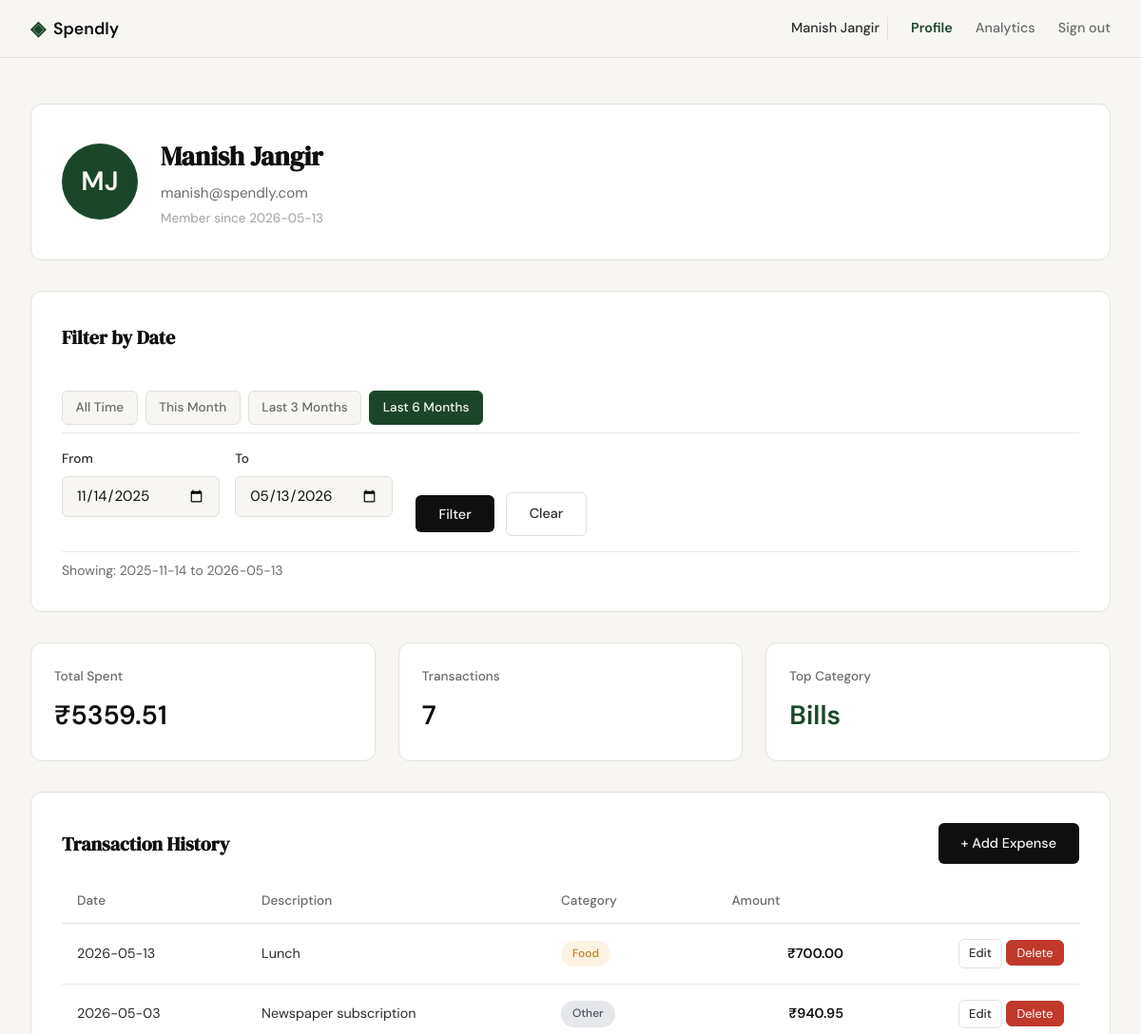
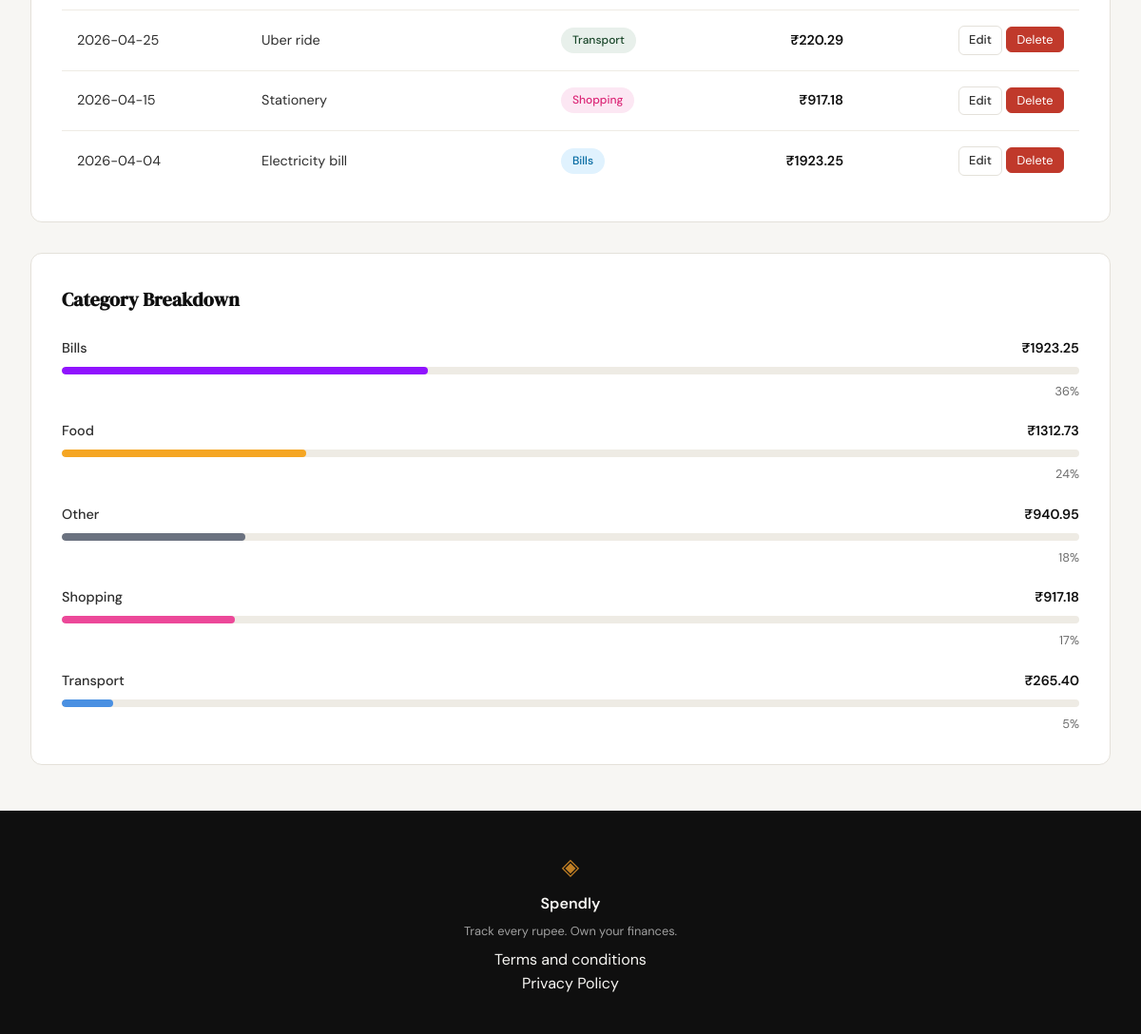
The page /profile?date_from=2025-11-14&date_to=2026-05-13 (signed in) on the database its author committed (2 pictures, top to bottom).
### tables this page shows
CREATE TABLE users (
            id INTEGER PRIMARY KEY AUTOINCREMENT,
            name TEXT NOT NULL,
            email TEXT UNIQUE NOT NULL,
            password_hash TEXT NOT NULL,
            created_at TEXT DEFAULT (datetime('now'))
        );

CREATE TABLE expenses (
            id INTEGER PRIMARY KEY AUTOINCREMENT,
            user_id INTEGER NOT NULL,
            amount REAL NOT NULL,
            category TEXT NOT NULL,
            date TEXT NOT NULL,
            description TEXT,
            created_at TEXT DEFAULT (datetime('now')),
            FOREIGN KEY (user_id) REFERENCES users(id)
        );

### app.py (the view)
@app.route("/profile")
def profile():
    if not session.get("user_id"):
        flash("Please log in to view your profile.", "error")
        return redirect(url_for("login"))
    user_id = session["user_id"]
    date_from = parse_date(request.args.get("date_from", ""))
    date_to = parse_date(request.args.get("date_to", ""))
    if date_from and date_to and date_from > date_to:
        flash("Start date must be before end date.", "error")
        date_from = None
        date_to = None
    today = datetime.now().strftime("%Y-%m-%d")
    this_month_start = datetime.now().replace(day=1).strftime("%Y-%m-%d")
    three_months_ago = (datetime.now() - timedelta(days=90)).strftime("%Y-%m-%d")
    six_months_ago = (datetime.now() - timedelta(days=180)).strftime("%Y-%m-%d")
    active_preset = None
    if date_from == this_month_start and date_to == today:
        active_preset = "this_month"
    elif date_from == three_months_ago and date_to == today:
        active_preset = "last_3_months"
    elif date_from == six_months_ago and date_to == today:
        active_preset = "last_6_months"
    elif not date_from and not date_to:
        active_preset = "all_time"
    conn = get_db()
    cursor = conn.cursor()
    cursor.execute(
        "SELECT id, name, email, created_at FROM users WHERE id = ?", (user_id,)
    )
    user_row = cursor.fetchone()
    user = {
        "name": user_row["name"],
        "email": user_row["email"],
        "member_since": user_row["created_at"][:10] if user_row else "Unknown",
    }
    stats = get_summary_stats(cursor, user_id, date_from, date_to)
    transactions = get_recent_transactions(
        cursor, user_id, limit=5, date_from=date_from, date_to=date_to
    )
    categories = get_category_breakdown(cursor, user_id, date_from, date_to)
    conn.close()
    return render_template(
        "profile.html",
        user=user,
        stats=stats,
        transactions=transactions,
        categories=categories,
        date_from=date_from or "",
        date_to=date_to or "",
        active_preset=active_preset,
        this_month_start=this_month_start,
        three_months_ago=three_months_ago,
        six_months_ago=six_months_ago,
        today=today,
    )

### app.py (called while the page is built)
def parse_date(value):
    if not value or not value.strip():
        return None
    try:
        datetime.strptime(value.strip(), "%Y-%m-%d")
        return value.strip()
    except ValueError:
        return None

### database/db.py (called while the page is built)
def get_db():
    conn = sqlite3.connect(DATABASE)
    conn.row_factory = sqlite3.Row
    conn.execute("PRAGMA foreign_keys = ON")
    return conn

### templates/profile.html (shortened to what this page needs)
{% extends "base.html" %}
{% block content %}
<div class="profile-container">
    <div class="profile-card">
        <div class="profile-header">
            <div class="profile-avatar">
                {{ user.name[0]|upper }}{{ user.name.split()[-1][0]|upper if ' ' in user.name else '' }}
            </div>
            <div class="profile-info">
                <h1 class="profile-name">{{ user.name }}</h1>
                <p class="profile-email">{{ user.email }}</p>
                <p class="profile-member">Member since {{ user.member_since }}</p>
            </div>
        </div>
    </div>
    <div class="profile-card filter-section">
        <h2 class="section-title">Filter by Date</h2>
        <div class="filter-presets">
            <a href="{{ url_for('profile') }}" class="btn-preset {{ 'active' if active_preset == 'all_time' else '' }}">All Time</a>
            <a href="{{ url_for('profile', date_from=this_month_start, date_to=today) }}" class="btn-preset {{ 'active' if active_preset == 'this_month' else '' }}">This Month</a>
            <a href="{{ url_for('profile', date_from=three_months_ago, date_to=today) }}" class="btn-preset {{ 'active' if active_preset == 'last_3_months' else '' }}">Last 3 Months</a>
            <a href="{{ url_for('profile', date_from=six_months_ago, date_to=today) }}" class="btn-preset {{ 'active' if active_preset == 'last_6_months' else '' }}">Last 6 Months</a>
        </div>
        <form method="GET" action="{{ url_for('profile') }}" class="date-filter-form">
            <div class="filter-inputs">
                <div class="form-group">
                    <label for="date_from">From</label>
                    <input type="date" id="date_from" name="date_from" value="{{ date_from }}" class="form-input">
                </div>
                <div class="form-group">
                    <label for="date_to">To</label>
                    <input type="date" id="date_to" name="date_to" value="{{ date_to }}" class="form-input">
                </div>
            </div>
            <div class="filter-actions">
                <button type="submit" class="btn-primary">Filter</button>
                <a href="{{ url_for('profile') }}" class="btn-ghost">Clear</a>
            </div>
        </form>
        {% if date_from and date_to %}
        <p class="filter-active">Showing: {{ date_from }} to {{ date_to }}</p>
        {% endif %}
    </div>
    <div class="stats-grid">
        <div class="stat-card">
            <span class="stat-label">Total Spent</span>
            <span class="stat-value">₹{{ "%.2f"|format(stats.total_spent) }}</span>
        </div>
        <div class="stat-card">
            <span class="stat-label">Transactions</span>
            <span class="stat-value">{{ stats.transaction_count }}</span>
        </div>
        <div class="stat-card">
            <span class="stat-label">Top Category</span>
            <span class="stat-value stat-category">{{ stats.top_category }}</span>
        </div>
    </div>
    <div class="profile-card">
        <div class="section-header">
            <h2 class="section-title">Transaction History</h2>
            <a href="{{ url_for('add_expense') }}" class="btn-primary">+ Add Expense</a>
        </div>
        <table class="transactions-table">
            <thead>
                <tr>
                    <th>Date</th>
                    <th>Description</th>
                    <th>Category</th>
                    <th>Amount</th>
                    <th></th>
                </tr>
            </thead>
            <tbody>
                {% for txn in transactions %}
                <tr>
                    <td>{{ txn.date }}</td>
                    <td>{{ txn.description }}</td>
                    <td><span class="badge badge-{{ txn.category|lower }}">{{ txn.category }}</span></td>
                    <td class="amount">₹{{ "%.2f"|format(txn.amount) }}</td>
                    <td class="table-actions">
                        <a href="{{ url_for('edit_expense', id=txn.id) }}" class="btn-ghost btn-sm">Edit</a>
                        <form method="POST" action="{{ url_for('delete_expense', id=txn.id) }}" class="inline-form"
                              onsubmit="return confirm('Delete this expense?')">
                            <button type="submit" class="btn-danger btn-sm">Delete</button>
                        </form>
                    </td>
                </tr>
                {% endfor %}
            </tbody>
        </table>
    </div>
    <div class="profile-card">
        <h2 class="section-title">Category Breakdown</h2>
        <div class="category-list">
            {% for cat in categories %}
            <div class="category-item">
                <div class="category-info">
                    <span class="category-name">{{ cat.name }}</span>
                    <span class="category-amount">₹{{ "%.2f"|format(cat.amount) }}</span>
                </div>
                <div class="progress-track">
                    <div class="progress-bar progress-{{ cat.name|lower }}" style="width: {{ cat.percentage }}%"></div>
                </div>
                <span class="category-percentage">{{ cat.percentage }}%</span>
            </div>
            {% endfor %}
        </div>
    </div>
</div>
{% endblock %}

### templates/base.html (shortened to what this page needs)
<!DOCTYPE html>
<html lang="en">
<head>
    <link rel="stylesheet" href="{{ url_for('static', filename='css/style.css') }}">
</head>
<body>
    <nav class="navbar">
        <div class="nav-inner">
            <a href="{{ url_for('landing') }}" class="nav-brand">
                <span class="brand-icon">◈</span>
                <span class="brand-name">Spendly</span>
            </a>
            <div class="nav-links">
                {% if session.get('user_id') %}
                    <span class="nav-user">{{ session.get('user_name', 'User') }}</span>
                    <a href="{{ url_for('profile') }}" class="{{ 'nav-active' if request.endpoint == 'profile' else '' }}">Profile</a>
                    <a href="{{ url_for('analytics') }}" class="{{ 'nav-active' if request.endpoint == 'analytics' else '' }}">Analytics</a>
                    <a href="{{ url_for('logout') }}">Sign out</a>
                {% else %}
                    <a href="{{ url_for('login') }}">Sign in</a>
                    <a href="{{ url_for('register') }}" class="nav-cta">Get started</a>
                {% endif %}
            </div>
        </div>
    </nav>
    <main class="main-content">
        {% block content %}{% endblock %}
    </main>
    <footer class="footer">
        <div class="footer-inner">
            <span class="brand-icon">◈</span>
            <span class="footer-name">Spendly</span>
            <p class="footer-copy">Track every rupee. Own your finances.</p>
            <div class="footer-links">
                <a href="{{ url_for('terms') }}">Terms and conditions</a><br>
                <a href="{{ url_for('privacy') }}">Privacy Policy</a>
            </div>
        </div>
    </footer>
</body>
</html>

### rows shown on the page
users: get "Manish Jangir", name "M", name "J", name "Manish Jangir", email "manish@spendly.com"
expenses: top_category "Bills", date "2026-04-04", description "Electricity bill", category "Bills", amount "1923.25", name "Bills", percentage "36"
expenses: date "2026-05-13", description "Lunch", category "Food", amount "700.00"
expenses: date "2026-05-03", description "Newspaper subscription", category "Other", amount "940.95", name "Other", percentage "18"
expenses: date "2026-04-25", description "Uber ride", category "Transport", amount "220.29"
expenses: date "2026-04-15", description "Stationery", category "Shopping", amount "917.18", name "Shopping", percentage "17"

### other values the page prints
{{ user.member_since }} "2026-05-13"
{{ date_from }} "2025-11-14"
{{ date_to }} "2026-05-13"
{{ "%.2f"|format(stats.total_spent) }} "5359.51"
{{ stats.transaction_count }} "7"
{{ cat.name }} "Food" "Transport"
{{ "%.2f"|format(cat.amount) }} "1312.73" "265.40"
{{ cat.percentage }} "24" "5"
